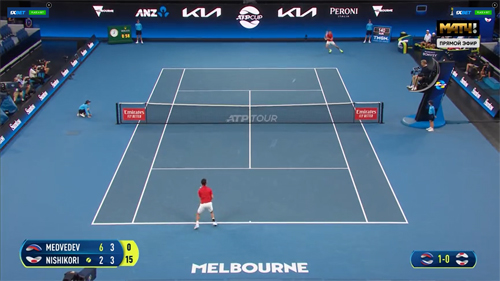
#> input picture assets/images/tennis/tennis_sample.jpg, 500 x 281 px
$ jupyter execute --allow-errors sample_app.ipynb   (shell and % lines are left out)
#> lines starting #> are read from the running program, lines starting #| are printed output that depends on the picture; after the words box and inside, x2 and y2 are one past the last pixel; in counts of white or black regions, pixels touching at a corner belong together
[cell 1]
import matplotlib.pyplot as plt
import cv2
import numpy as np
import os
from pathlib import Path

[cell 2]
img_path = os.path.join(Path().resolve(), '..', 'assets', 'images', 'tennis', 'tennis_sample.jpg')
img = cv2.imread(img_path)
#> img is the input picture: shape (281, 500, 3); mean B, G, R 137.8, 109.5, 77.7
plt.imshow(cv2.cvtColor(img, cv2.COLOR_BGR2RGB))
plt.show()

[cell 3]
# 各頂点の座標(mm)
bottom_left = (92, 223)
bottom_right = (407, 222)
top_left = (162, 69)
top_right = (336, 68)

img_added_point = img.copy()
for point in [bottom_left, bottom_right, top_right, top_left]:
    cv2.drawMarker(img_added_point, point, (0, 0, 255), markerType=cv2.MARKER_STAR, markerSize=10)
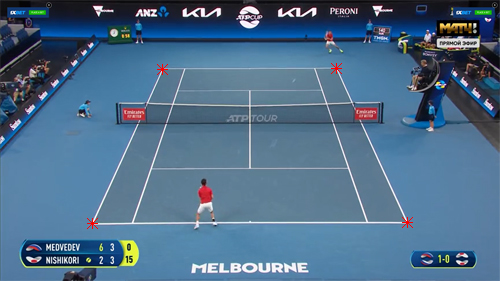
#> img_added_point: shape (281, 500, 3); 0.12% of pixels changed, all inside (x1, y1, x2, y2) = (87, 63, 413, 229)
plt.imshow(cv2.cvtColor(img_added_point, cv2.COLOR_BGR2RGB))
plt.show()

[cell 4]
# m単位の10倍
horizontal_m_x10 = 10.970 * 10
vertical_m_x10 = 23.770 * 10

tennis_cort_corners_meter = np.array([(0., 0.), (horizontal_m_x10, 0.), (horizontal_m_x10, vertical_m_x10), (0., vertical_m_x10)])
tennis_cort_corners_in_img = np.array([bottom_left, bottom_right, top_right, top_left])
[(meter, img_point) for meter, img_point in zip(tennis_cort_corners_meter.tolist(), tennis_cort_corners_in_img.tolist())]

[cell 5]
import sport_analysis as sp
print(sp.HomograpyTransformer)

[cell 6]
import inspect
# 特殊メソッド以外のメソッドを一覧表示
[method_  for method_ in inspect.getmembers(sp.HomograpyTransformer) if "_" != method_[0][0] ]

#> (a cell that did not finish here is left out)

#> (a cell that did not finish here is left out)

#> (a cell that did not finish here is left out)

[cell 10]
# 画像上のボールの位置
ball_position = (294, 80)
img_ball = img.copy()
cv2.drawMarker(img_ball, ball_position, (0, 0, 255), markerType=cv2.MARKER_STAR, markerSize=10)
#> img_ball: shape (281, 500, 3); 0.03% of pixels changed, all inside (x1, y1, x2, y2) = (289, 75, 300, 86)
plt.imshow(cv2.cvtColor(img_ball, cv2.COLOR_BGR2RGB))
plt.show()
